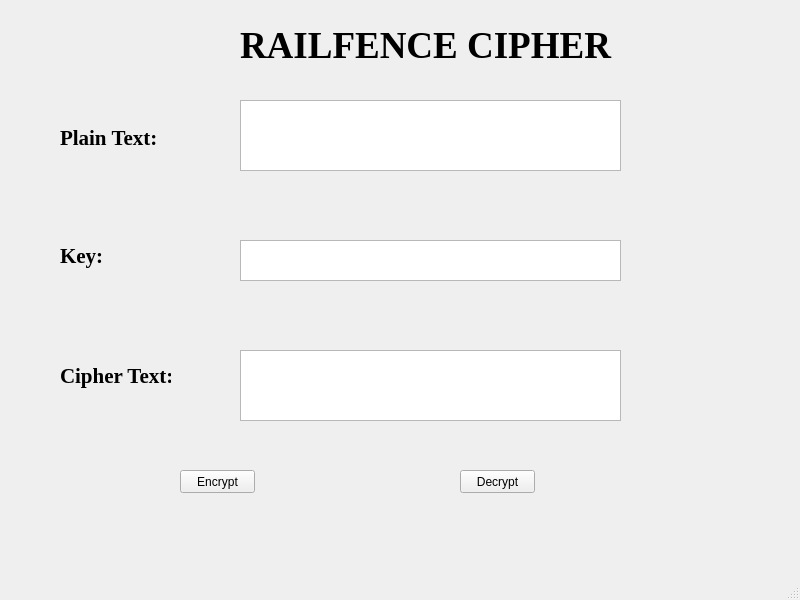
<?xml version="1.0" encoding="UTF-8"?>
<ui version="4.0">
 <class>RailFenceCipher</class>
 <widget class="QMainWindow" name="RailFenceCipher">
  <property name="geometry">
   <rect>
    <x>0</x>
    <y>0</y>
    <width>800</width>
    <height>600</height>
   </rect>
  </property>
  <property name="windowTitle">
   <string>RailFenceCipher</string>
  </property>
  <widget class="QWidget" name="centralwidget">
   <widget class="QLabel" name="lable3">
    <property name="geometry">
     <rect>
      <x>60</x>
      <y>240</y>
      <width>101</width>
      <height>31</height>
     </rect>
    </property>
    <property name="font">
     <font>
      <family>Times New Roman</family>
      <pointsize>16</pointsize>
      <weight>75</weight>
      <bold>true</bold>
     </font>
    </property>
    <property name="text">
     <string>Key:</string>
    </property>
   </widget>
   <widget class="QPushButton" name="btn_Decrypt">
    <property name="geometry">
     <rect>
      <x>460</x>
      <y>470</y>
      <width>75</width>
      <height>23</height>
     </rect>
    </property>
    <property name="text">
     <string>Decrypt</string>
    </property>
   </widget>
   <widget class="QLabel" name="label2">
    <property name="geometry">
     <rect>
      <x>60</x>
      <y>130</y>
      <width>101</width>
      <height>16</height>
     </rect>
    </property>
    <property name="font">
     <font>
      <family>Times New Roman</family>
      <pointsize>16</pointsize>
      <weight>75</weight>
      <bold>true</bold>
     </font>
    </property>
    <property name="text">
     <string>Plain Text:</string>
    </property>
   </widget>
   <widget class="QLabel" name="Lable1">
    <property name="geometry">
     <rect>
      <x>240</x>
      <y>10</y>
      <width>391</width>
      <height>71</height>
     </rect>
    </property>
    <property name="font">
     <font>
      <family>Times New Roman</family>
      <pointsize>28</pointsize>
      <weight>75</weight>
      <bold>true</bold>
     </font>
    </property>
    <property name="text">
     <string>RAILFENCE CIPHER</string>
    </property>
   </widget>
   <widget class="QTextEdit" name="txt_Key">
    <property name="geometry">
     <rect>
      <x>240</x>
      <y>240</y>
      <width>381</width>
      <height>41</height>
     </rect>
    </property>
   </widget>
   <widget class="QTextEdit" name="txt_PlainText">
    <property name="geometry">
     <rect>
      <x>240</x>
      <y>100</y>
      <width>381</width>
      <height>71</height>
     </rect>
    </property>
   </widget>
   <widget class="QPushButton" name="btn_Encrypt">
    <property name="geometry">
     <rect>
      <x>180</x>
      <y>470</y>
      <width>75</width>
      <height>23</height>
     </rect>
    </property>
    <property name="text">
     <string>Encrypt</string>
    </property>
   </widget>
   <widget class="QLabel" name="lable4">
    <property name="geometry">
     <rect>
      <x>60</x>
      <y>360</y>
      <width>111</width>
      <height>31</height>
     </rect>
    </property>
    <property name="font">
     <font>
      <family>Times New Roman</family>
      <pointsize>16</pointsize>
      <weight>75</weight>
      <bold>true</bold>
     </font>
    </property>
    <property name="text">
     <string>Cipher Text:</string>
    </property>
   </widget>
   <widget class="QTextEdit" name="txt_CipherText">
    <property name="geometry">
     <rect>
      <x>240</x>
      <y>350</y>
      <width>381</width>
      <height>71</height>
     </rect>
    </property>
   </widget>
  </widget>
  <widget class="QMenuBar" name="menubar">
   <property name="geometry">
    <rect>
     <x>0</x>
     <y>0</y>
     <width>800</width>
     <height>21</height>
    </rect>
   </property>
  </widget>
  <widget class="QStatusBar" name="statusbar"/>
 </widget>
 <resources/>
 <connections/>
</ui>
